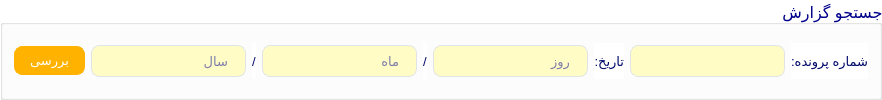
       <widget class="QGroupBox" name="groupBox">
        <property name="layoutDirection">
         <enum>Qt::RightToLeft</enum>
        </property>
        <property name="styleSheet">
         <string notr="true">QWidget {
  background-color: rgb(255, 255, 255);
  color:darkblue;
  
}
QLabel {
  color: rgb(0, 9, 105);
  font-weight: 600;
  font: 10pt ;

}
QLabel#heading {
  color: #0f1925;
  font-size: 18px;
  margin-bottom: 10px;
}

QLabel#subheading {
  color: #0f1925;
  font-size: 12px;
  font-weight: normal;
  margin-bottom: 10px;
}
QTabWidget {
    color:rgb(0,0,0);
    background-color:#000000;
}
QTabWidget::pane {
    border-color: #050a0e;
    background-color: #e0e0e0;
    border-width: 1px;
    border-radius: 4px;
    position: absolute;
    top: -0.5em;
    padding-top: 0.5em;
}

QTabWidget::tab-bar {
    alignment: center;
}

QTabBar::tab {
    border-bottom: 1px solid #c0c0c0;
    padding: 3px;
    color: #272727;
    background-color: #fefefc;
    margin-left:0px;
}
QTabBar::tab:!last {
    border-right: 1px solid;
    border-right-color: #c0c0c0;
    border-bottom-color: #c0c0c0;
}
QTabBar::tab:first {
    border-top-left-radius: 10px;
    border-bottom-left-radius: 10px;
}
QTabBar::tab:last {
    border-top-right-radius: 10px;
    border-bottom-right-radius: 10px;
}
QTabBar::tab:selected, QTabBar::tab:last:selected, QTabBar::tab:hover {
    color: #FFFFFF;
    background-color: qlineargradient(spread:pad, x1:0.5, y1:0, x2:0.5, y2:1, stop:0 #84afe5, stop:1 #1168e4);
}
QLineEdit {
  border-radius: 8px;
  border: 1px solid #e0e4e7;
  padding: 5px 15px;
  background-color: rgb(255, 252, 198);
  font: 10pt ;
}

QLineEdit:focus {
  border: 1px solid rgb(255, 179, 0);
}

QTextEdit::placeholder {
  color: #fff;
}
QTextEdit {
  border-radius: 8px;
  border: 1px solid #e0e4e7;
  padding: 5px 15px;
  background-color: rgb(255, 252, 198);
  font: 12pt ;
}

QTextEdit:focus {
  border: 1px solid #d0e3ff;
}

QTextEdit::placeholder {
  color: #fff;
}
QSpinBox {
  border-radius: 8px;
  border: 1px solid #e0e4e7;
  padding: 5px 15px;
  background-color: rgb(255, 252, 198)
}

QSpinBox:focus {
  border: 1px solid #d0e3ff;
}

QTimeEdit {
  border-radius: 8px;
  border: 1px solid #e0e4e7;
  padding: 5px 15px;
  background-color: rgb(255, 252, 198)
}

QTimeEdit:focus {
  border: 1px solid #d0e3ff;
}


QComboBox{
  background-color: rgb(255, 252, 198);
}
 QGroupBox{
  font-size:12pt;
}

QComboBox {
   border-radius: 8px;
   border: 1px solid #e0e4e7;
   padding: 2px 10px;
   background-color: rgb(255, 252, 198);
   min-width: 6em;
   color: rgb(0, 9, 105);
   font: 10pt ;
   margin-top: 1.5px;
   margin-bottom: 1.5px;

}
QComboBox::drop-down {
	subcontrol-origin: padding;
	subcontrol-position: top right;
	width: 36px;
	
	border-top-right-radius: 3px;
	border-bottom-right-radius: 3px;
}

QComboBox::drop-down:button{
	background-color:rgb(255, 252, 198) ;
	width: 25px;
}

QComboBox::down-arrow {
	image: url(./images/down.png);
    width: 15px;
    height: 13px;
	padding: 1px;
}

QComboBox::down-arrow:disabled {
	background-color: #CCC;
}

 QCheckBox{
    color: #272727;
}
QCheckBox {
    padding: 2px;
}
QCheckBox:disabled, QRadioButton:disabled {
    color: #808086;
    padding: 2px;
}

QCheckBox:hover {
    border-radius:4px;
    border-style:solid;
    padding-left: 1px;
    padding-right: 1px;
    padding-bottom: 1px;
    padding-top: 1px;
    border-width:1px;
    border-color: transparent;
}
QCheckBox::indicator:checked {
    image: url(./QSS_IMG/object-select-symbolic.symbolic.png);
    height: 15px;
    width: 15px;
    border-style:solid;
    border-width: 1px;
    border-color: #48a5fd;
    color: #ffffff;
    border-radius: 3px;
    background-color: qlineargradient(spread:pad, x1:0, y1:0, x2:0, y2:1, stop:0 #48a5fd, stop:0.5 #329cfb, stop:1 #48a5fd);
}
QCheckBox::indicator:unchecked {
    
    height: 15px;
    width: 15px;
    border-style:solid;
    border-width: 1px;
    border-color: #48a5fd;
    border-radius: 3px;
    background-color: #fbfdfa;
}
QPushButton {
  background-color: rgb(255, 179, 0);
  color: #fff;
  font-weight: 600;
  border-radius: 8px;
  border: 1px solid rgb(255, 179, 0);
  padding: 5px 15px;
  margin-top: 0px;
  margin-bottom: 0px;
  outline: 0px;
  font: 10pt ;
}

QPushButton:hover{
  background-color: rgb(236, 118, 0);
}

QPushButton:pressed{
  background-color: rgb(255, 227, 82);
  border-color:;
  font-weight: 600;
  border-radius: 8px;
  border: 3px solid rgb(255, 170, 0);
  padding: 5px 15px;
  margin-top: 0px;
  outline: 0px;
  color: rgb(255, 170, 0);
}

QMenu:hover{
  background-color: #0b5ed7;
  border: 3px solid #9ac3fe;
}

QMenu:pressed{
  background-color: rgb(255, 255, 205);
  border-color:white;
  font-weight: 600;
  border-radius: 8px;
  border: 3px solid rgb(53, 132, 228);
  padding: 5px 15px;
  margin-top: 0px;
  outline: 0px;
  color:rgb(0, 63, 184);
}

QLineEdit:focus, QTextEdit:focus, QPlainTextEdit:focus, QSpinBox:focus, QDoubleSpinBox:focus, QTimeEdit:focus, QDateEdit:focus, QDateTimeEdit:focus {
    border-width: 2px;
    border-radius: 8px;
    border-style: solid;
    border-color:rgb(255, 179, 0);
    background-color: rgb(255, 255, 231);
}
QSpinBox::up-button {
    width: 14px;    
	image: url(./images/up.png);
    margin-top: 2px;
    margin-right: 3px;
    }
QSpinBox::down-button {
    width: 14px;    
	image: url(./images/down.png);
    margin-bottom: 2px;
    margin-right: 3px;
    }
 
QTimeEdit::up-button {
    width: 14px;    
	image: url(./images/up.png);
    margin-top: 2px;
    margin-right: 3px;
    }
QTimeEdit::down-button {
    width: 14px;    
	image: url(./images/down.png);
    margin-bottom: 2px;
    margin-right: 3px;
    }</string>
        </property>
        <property name="title">
         <string>جستجو گزارش</string>
        </property>
        <layout class="QGridLayout" name="gridLayout_7">
         <item row="0" column="0">
          <layout class="QGridLayout" name="gridLayout_6">
           <item row="0" column="2">
            <widget class="QLabel" name="label_2">
             <property name="text">
              <string>تاریخ:</string>
             </property>
            </widget>
           </item>
           <item row="0" column="3">
            <widget class="QLineEdit" name="txt_day">
             <property name="palette">
              <palette>
               <active>
                <colorrole role="WindowText">
                 <brush brushstyle="SolidPattern">
                  <color alpha="255">
                   <red>0</red>
                   <green>0</green>
                   <blue>139</blue>
                  </color>
                 </brush>
                </colorrole>
                <colorrole role="Button">
                 <brush brushstyle="SolidPattern">
                  <color alpha="255">
                   <red>255</red>
                   <green>252</green>
                   <blue>198</blue>
                  </color>
                 </brush>
                </colorrole>
                <colorrole role="Text">
                 <brush brushstyle="SolidPattern">
                  <color alpha="255">
                   <red>0</red>
                   <green>0</green>
                   <blue>139</blue>
                  </color>
                 </brush>
                </colorrole>
                <colorrole role="ButtonText">
                 <brush brushstyle="SolidPattern">
                  <color alpha="255">
                   <red>0</red>
                   <green>0</green>
                   <blue>139</blue>
                  </color>
                 </brush>
                </colorrole>
                <colorrole role="Base">
                 <brush brushstyle="SolidPattern">
                  <color alpha="255">
                   <red>255</red>
                   <green>252</green>
                   <blue>198</blue>
                  </color>
                 </brush>
                </colorrole>
                <colorrole role="Window">
                 <brush brushstyle="SolidPattern">
                  <color alpha="255">
                   <red>255</red>
                   <green>252</green>
                   <blue>198</blue>
                  </color>
                 </brush>
                </colorrole>
                <colorrole role="PlaceholderText">
                 <brush brushstyle="NoBrush">
                  <color alpha="128">
                   <red>0</red>
                   <green>0</green>
                   <blue>139</blue>
                  </color>
                 </brush>
                </colorrole>
               </active>
               <inactive>
                <colorrole role="WindowText">
                 <brush brushstyle="SolidPattern">
                  <color alpha="255">
                   <red>0</red>
                   <green>0</green>
                   <blue>139</blue>
                  </color>
                 </brush>
                </colorrole>
                <colorrole role="Button">
                 <brush brushstyle="SolidPattern">
                  <color alpha="255">
                   <red>255</red>
                   <green>252</green>
                   <blue>198</blue>
                  </color>
                 </brush>
                </colorrole>
                <colorrole role="Text">
                 <brush brushstyle="SolidPattern">
                  <color alpha="255">
                   <red>0</red>
                   <green>0</green>
                   <blue>139</blue>
                  </color>
                 </brush>
                </colorrole>
                <colorrole role="ButtonText">
                 <brush brushstyle="SolidPattern">
                  <color alpha="255">
                   <red>0</red>
                   <green>0</green>
                   <blue>139</blue>
                  </color>
                 </brush>
                </colorrole>
                <colorrole role="Base">
                 <brush brushstyle="SolidPattern">
                  <color alpha="255">
                   <red>255</red>
                   <green>252</green>
                   <blue>198</blue>
                  </color>
                 </brush>
                </colorrole>
                <colorrole role="Window">
                 <brush brushstyle="SolidPattern">
                  <color alpha="255">
                   <red>255</red>
                   <green>252</green>
                   <blue>198</blue>
                  </color>
                 </brush>
                </colorrole>
                <colorrole role="PlaceholderText">
                 <brush brushstyle="NoBrush">
                  <color alpha="128">
                   <red>0</red>
                   <green>0</green>
                   <blue>139</blue>
                  </color>
                 </brush>
                </colorrole>
               </inactive>
               <disabled>
                <colorrole role="WindowText">
                 <brush brushstyle="SolidPattern">
                  <color alpha="255">
                   <red>0</red>
                   <green>0</green>
                   <blue>139</blue>
                  </color>
                 </brush>
                </colorrole>
                <colorrole role="Button">
                 <brush brushstyle="SolidPattern">
                  <color alpha="255">
                   <red>255</red>
                   <green>252</green>
                   <blue>198</blue>
                  </color>
                 </brush>
                </colorrole>
                <colorrole role="Text">
                 <brush brushstyle="SolidPattern">
                  <color alpha="255">
                   <red>0</red>
                   <green>0</green>
                   <blue>139</blue>
                  </color>
                 </brush>
                </colorrole>
                <colorrole role="ButtonText">
                 <brush brushstyle="SolidPattern">
                  <color alpha="255">
                   <red>0</red>
                   <green>0</green>
                   <blue>139</blue>
                  </color>
                 </brush>
                </colorrole>
                <colorrole role="Base">
                 <brush brushstyle="SolidPattern">
                  <color alpha="255">
                   <red>255</red>
                   <green>252</green>
                   <blue>198</blue>
                  </color>
                 </brush>
                </colorrole>
                <colorrole role="Window">
                 <brush brushstyle="SolidPattern">
                  <color alpha="255">
                   <red>255</red>
                   <green>252</green>
                   <blue>198</blue>
                  </color>
                 </brush>
                </colorrole>
                <colorrole role="PlaceholderText">
                 <brush brushstyle="NoBrush">
                  <color alpha="128">
                   <red>0</red>
                   <green>0</green>
                   <blue>139</blue>
                  </color>
                 </brush>
                </colorrole>
               </disabled>
              </palette>
             </property>
             <property name="font">
              <font>
               <family>IRANYekanXFaNum</family>
               <pointsize>10</pointsize>
               <weight>50</weight>
               <italic>false</italic>
               <bold>false</bold>
               <kerning>false</kerning>
              </font>
             </property>
             <property name="styleSheet">
              <string notr="true">   margin-bottom: 1.5px;    margin-top: 1.5px;</string>
             </property>
             <property name="inputMethodHints">
              <set>Qt::ImhNone</set>
             </property>
             <property name="placeholderText">
              <string>روز</string>
             </property>
            </widget>
           </item>
           <item row="0" column="8">
            <widget class="QPushButton" name="btn_checkread">
             <property name="font">
              <font>
               <family>IRANYekanXFaNum</family>
               <pointsize>10</pointsize>
               <weight>50</weight>
               <italic>false</italic>
               <bold>false</bold>
               <kerning>false</kerning>
              </font>
             </property>
             <property name="styleSheet">
              <string notr="true"/>
             </property>
             <property name="text">
              <string>بررسی</string>
             </property>
             <property name="autoDefault">
              <bool>false</bool>
             </property>
             <property name="flat">
              <bool>false</bool>
             </property>
            </widget>
           </item>
           <item row="0" column="1">
            <widget class="QLineEdit" name="txt_code">
             <property name="font">
              <font>
               <family>IRANYekanXFaNum</family>
               <pointsize>10</pointsize>
               <weight>50</weight>
               <italic>false</italic>
               <bold>false</bold>
              </font>
             </property>
             <property name="placeholderText">
              <string/>
             </property>
            </widget>
           </item>
           <item row="0" column="7">
            <widget class="QLineEdit" name="txt_year">
             <property name="palette">
              <palette>
               <active>
                <colorrole role="WindowText">
                 <brush brushstyle="SolidPattern">
                  <color alpha="255">
                   <red>0</red>
                   <green>0</green>
                   <blue>139</blue>
                  </color>
                 </brush>
                </colorrole>
                <colorrole role="Button">
                 <brush brushstyle="SolidPattern">
                  <color alpha="255">
                   <red>255</red>
                   <green>252</green>
                   <blue>198</blue>
                  </color>
                 </brush>
                </colorrole>
                <colorrole role="Text">
                 <brush brushstyle="SolidPattern">
                  <color alpha="255">
                   <red>0</red>
                   <green>0</green>
                   <blue>139</blue>
                  </color>
                 </brush>
                </colorrole>
                <colorrole role="ButtonText">
                 <brush brushstyle="SolidPattern">
                  <color alpha="255">
                   <red>0</red>
                   <green>0</green>
                   <blue>139</blue>
                  </color>
                 </brush>
                </colorrole>
                <colorrole role="Base">
                 <brush brushstyle="SolidPattern">
                  <color alpha="255">
                   <red>255</red>
                   <green>252</green>
                   <blue>198</blue>
                  </color>
                 </brush>
                </colorrole>
                <colorrole role="Window">
                 <brush brushstyle="SolidPattern">
                  <color alpha="255">
                   <red>255</red>
                   <green>252</green>
                   <blue>198</blue>
                  </color>
                 </brush>
                </colorrole>
                <colorrole role="PlaceholderText">
                 <brush brushstyle="NoBrush">
                  <color alpha="128">
                   <red>0</red>
                   <green>0</green>
                   <blue>139</blue>
                  </color>
                 </brush>
                </colorrole>
               </active>
               <inactive>
                <colorrole role="WindowText">
                 <brush brushstyle="SolidPattern">
                  <color alpha="255">
                   <red>0</red>
                   <green>0</green>
                   <blue>139</blue>
                  </color>
                 </brush>
                </colorrole>
                <colorrole role="Button">
                 <brush brushstyle="SolidPattern">
                  <color alpha="255">
                   <red>255</red>
                   <green>252</green>
                   <blue>198</blue>
                  </color>
                 </brush>
                </colorrole>
                <colorrole role="Text">
                 <brush brushstyle="SolidPattern">
                  <color alpha="255">
                   <red>0</red>
                   <green>0</green>
                   <blue>139</blue>
                  </color>
                 </brush>
                </colorrole>
                <colorrole role="ButtonText">
                 <brush brushstyle="SolidPattern">
                  <color alpha="255">
                   <red>0</red>
                   <green>0</green>
                   <blue>139</blue>
                  </color>
                 </brush>
                </colorrole>
                <colorrole role="Base">
                 <brush brushstyle="SolidPattern">
                  <color alpha="255">
                   <red>255</red>
                   <green>252</green>
                   <blue>198</blue>
                  </color>
                 </brush>
                </colorrole>
                <colorrole role="Window">
                 <brush brushstyle="SolidPattern">
                  <color alpha="255">
                   <red>255</red>
                   <green>252</green>
                   <blue>198</blue>
                  </color>
                 </brush>
                </colorrole>
                <colorrole role="PlaceholderText">
                 <brush brushstyle="NoBrush">
                  <color alpha="128">
                   <red>0</red>
                   <green>0</green>
                   <blue>139</blue>
                  </color>
                 </brush>
                </colorrole>
               </inactive>
               <disabled>
                <colorrole role="WindowText">
                 <brush brushstyle="SolidPattern">
                  <color alpha="255">
                   <red>0</red>
                   <green>0</green>
                   <blue>139</blue>
                  </color>
                 </brush>
                </colorrole>
                <colorrole role="Button">
                 <brush brushstyle="SolidPattern">
                  <color alpha="255">
                   <red>255</red>
                   <green>252</green>
                   <blue>198</blue>
                  </color>
                 </brush>
                </colorrole>
                <colorrole role="Text">
                 <brush brushstyle="SolidPattern">
                  <color alpha="255">
                   <red>0</red>
                   <green>0</green>
                   <blue>139</blue>
                  </color>
                 </brush>
                </colorrole>
                <colorrole role="ButtonText">
                 <brush brushstyle="SolidPattern">
                  <color alpha="255">
                   <red>0</red>
                   <green>0</green>
                   <blue>139</blue>
                  </color>
                 </brush>
                </colorrole>
                <colorrole role="Base">
                 <brush brushstyle="SolidPattern">
                  <color alpha="255">
                   <red>255</red>
                   <green>252</green>
                   <blue>198</blue>
                  </color>
                 </brush>
                </colorrole>
                <colorrole role="Window">
                 <brush brushstyle="SolidPattern">
                  <color alpha="255">
                   <red>255</red>
                   <green>252</green>
                   <blue>198</blue>
                  </color>
                 </brush>
                </colorrole>
                <colorrole role="PlaceholderText">
                 <brush brushstyle="NoBrush">
                  <color alpha="128">
                   <red>0</red>
                   <green>0</green>
                   <blue>139</blue>
                  </color>
                 </brush>
                </colorrole>
               </disabled>
              </palette>
             </property>
             <property name="font">
              <font>
               <family>IRANYekanXFaNum</family>
               <pointsize>10</pointsize>
               <weight>50</weight>
               <italic>false</italic>
               <bold>false</bold>
               <kerning>false</kerning>
              </font>
             </property>
             <property name="styleSheet">
              <string notr="true">   margin-bottom: 1.5px;    margin-top: 1.5px;</string>
             </property>
             <property name="placeholderText">
              <string>سال</string>
             </property>
            </widget>
           </item>
           <item row="0" column="5">
            <widget class="QLineEdit" name="txt_month">
             <property name="palette">
              <palette>
               <active>
                <colorrole role="WindowText">
                 <brush brushstyle="SolidPattern">
                  <color alpha="255">
                   <red>0</red>
                   <green>0</green>
                   <blue>139</blue>
                  </color>
                 </brush>
                </colorrole>
                <colorrole role="Button">
                 <brush brushstyle="SolidPattern">
                  <color alpha="255">
                   <red>255</red>
                   <green>252</green>
                   <blue>198</blue>
                  </color>
                 </brush>
                </colorrole>
                <colorrole role="Text">
                 <brush brushstyle="SolidPattern">
                  <color alpha="255">
                   <red>0</red>
                   <green>0</green>
                   <blue>139</blue>
                  </color>
                 </brush>
                </colorrole>
                <colorrole role="ButtonText">
                 <brush brushstyle="SolidPattern">
                  <color alpha="255">
                   <red>0</red>
                   <green>0</green>
                   <blue>139</blue>
                  </color>
                 </brush>
                </colorrole>
                <colorrole role="Base">
                 <brush brushstyle="SolidPattern">
                  <color alpha="255">
                   <red>255</red>
                   <green>252</green>
                   <blue>198</blue>
                  </color>
                 </brush>
                </colorrole>
                <colorrole role="Window">
                 <brush brushstyle="SolidPattern">
                  <color alpha="255">
                   <red>255</red>
                   <green>252</green>
                   <blue>198</blue>
                  </color>
                 </brush>
                </colorrole>
                <colorrole role="PlaceholderText">
                 <brush brushstyle="NoBrush">
                  <color alpha="128">
                   <red>0</red>
                   <green>0</green>
                   <blue>139</blue>
                  </color>
                 </brush>
                </colorrole>
               </active>
               <inactive>
                <colorrole role="WindowText">
                 <brush brushstyle="SolidPattern">
                  <color alpha="255">
                   <red>0</red>
                   <green>0</green>
                   <blue>139</blue>
                  </color>
                 </brush>
                </colorrole>
                <colorrole role="Button">
                 <brush brushstyle="SolidPattern">
                  <color alpha="255">
                   <red>255</red>
                   <green>252</green>
                   <blue>198</blue>
                  </color>
                 </brush>
                </colorrole>
                <colorrole role="Text">
                 <brush brushstyle="SolidPattern">
                  <color alpha="255">
                   <red>0</red>
                   <green>0</green>
                   <blue>139</blue>
                  </color>
                 </brush>
                </colorrole>
                <colorrole role="ButtonText">
                 <brush brushstyle="SolidPattern">
                  <color alpha="255">
                   <red>0</red>
                   <green>0</green>
                   <blue>139</blue>
                  </color>
                 </brush>
                </colorrole>
                <colorrole role="Base">
                 <brush brushstyle="SolidPattern">
                  <color alpha="255">
                   <red>255</red>
                   <green>252</green>
                   <blue>198</blue>
                  </color>
                 </brush>
                </colorrole>
                <colorrole role="Window">
                 <brush brushstyle="SolidPattern">
                  <color alpha="255">
                   <red>255</red>
                   <green>252</green>
                   <blue>198</blue>
                  </color>
                 </brush>
                </colorrole>
                <colorrole role="PlaceholderText">
                 <brush brushstyle="NoBrush">
                  <color alpha="128">
                   <red>0</red>
                   <green>0</green>
                   <blue>139</blue>
                  </color>
                 </brush>
                </colorrole>
               </inactive>
               <disabled>
                <colorrole role="WindowText">
                 <brush brushstyle="SolidPattern">
                  <color alpha="255">
                   <red>0</red>
                   <green>0</green>
                   <blue>139</blue>
                  </color>
                 </brush>
                </colorrole>
                <colorrole role="Button">
                 <brush brushstyle="SolidPattern">
                  <color alpha="255">
                   <red>255</red>
                   <green>252</green>
                   <blue>198</blue>
                  </color>
                 </brush>
                </colorrole>
                <colorrole role="Text">
                 <brush brushstyle="SolidPattern">
                  <color alpha="255">
                   <red>0</red>
                   <green>0</green>
                   <blue>139</blue>
                  </color>
                 </brush>
                </colorrole>
                <colorrole role="ButtonText">
                 <brush brushstyle="SolidPattern">
                  <color alpha="255">
                   <red>0</red>
                   <green>0</green>
                   <blue>139</blue>
                  </color>
                 </brush>
                </colorrole>
                <colorrole role="Base">
                 <brush brushstyle="SolidPattern">
                  <color alpha="255">
                   <red>255</red>
                   <green>252</green>
                   <blue>198</blue>
                  </color>
                 </brush>
                </colorrole>
                <colorrole role="Window">
                 <brush brushstyle="SolidPattern">
                  <color alpha="255">
                   <red>255</red>
                   <green>252</green>
                   <blue>198</blue>
                  </color>
                 </brush>
                </colorrole>
                <colorrole role="PlaceholderText">
                 <brush brushstyle="NoBrush">
                  <color alpha="128">
                   <red>0</red>
                   <green>0</green>
                   <blue>139</blue>
                  </color>
                 </brush>
                </colorrole>
               </disabled>
              </palette>
             </property>
             <property name="font">
              <font>
               <family>IRANYekanXFaNum</family>
               <pointsize>10</pointsize>
               <weight>50</weight>
               <italic>false</italic>
               <bold>false</bold>
               <kerning>false</kerning>
              </font>
             </property>
             <property name="styleSheet">
              <string notr="true">   margin-bottom: 1.5px;    margin-top: 1.5px;</string>
             </property>
             <property name="placeholderText">
              <string>ماه</string>
             </property>
            </widget>
           </item>
           <item row="0" column="0">
            <widget class="QLabel" name="label">
             <property name="text">
              <string>شماره پرونده:</string>
             </property>
            </widget>
           </item>
           <item row="0" column="6">
            <widget class="QLabel" name="label_3">
             <property name="text">
              <string>/</string>
             </property>
            </widget>
           </item>
           <item row="0" column="4">
            <widget class="QLabel" name="label_4">
             <property name="text">
              <string>/</string>
             </property>
            </widget>
           </item>
          </layout>
         </item>
        </layout>
       </widget>
